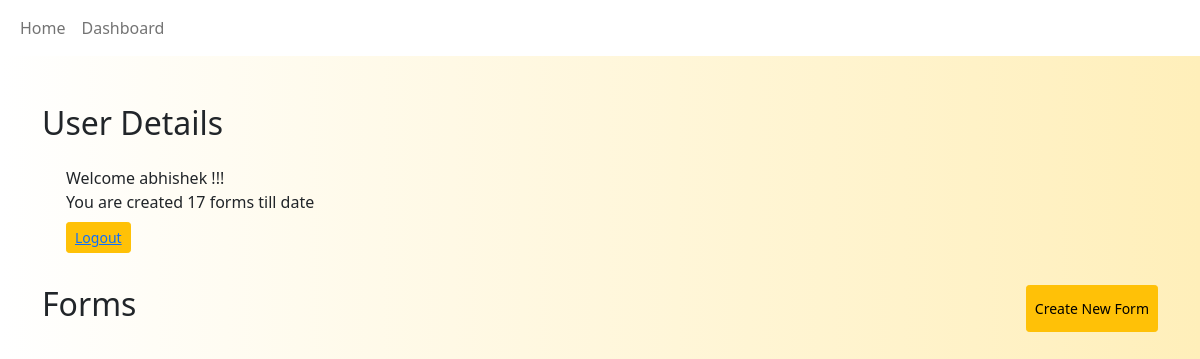
Page /dashboard/ (signed in) on the earlier database version.
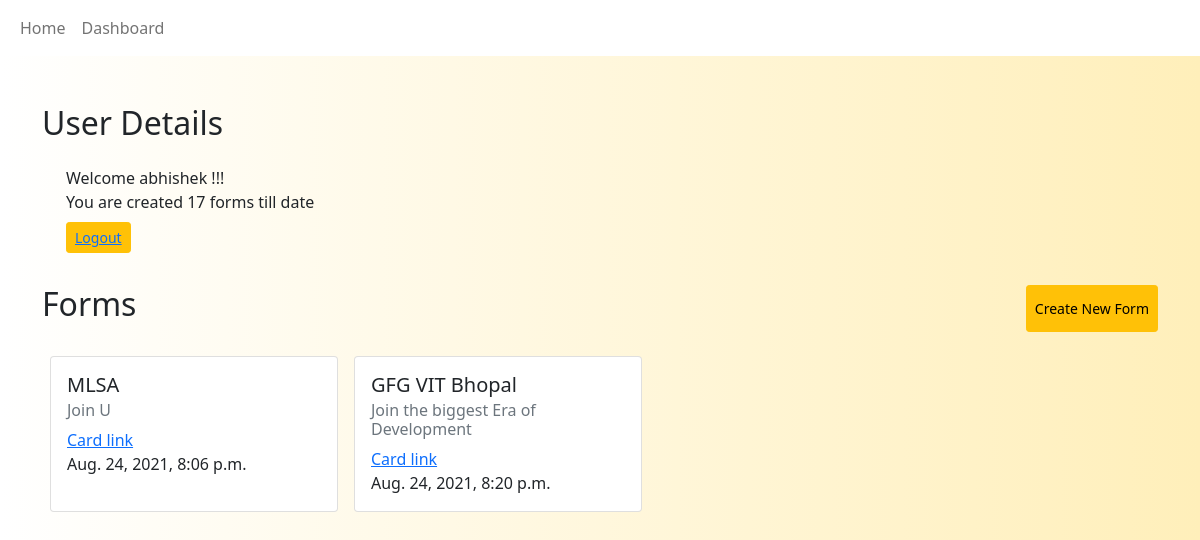
Same page on the later database version.
### forms/models.py (models this page shows, shortened)
class Form(models.Model):
    title = models.CharField(max_length=255)
    description = models.CharField(max_length=255)
    created_on = models.DateTimeField(auto_now_add=True)
    created_by = models.ForeignKey(to=User, on_delete=CASCADE, default=1)
    def __str__(self):
        return "%s" % self.title
    class Meta:
        ordering = ['created_on']

### forms/views.py (the view)
# urls.py: path('dashboard/', views.dashboard, name='dashboard'),
@login_required
def dashboard(request):
    User = get_user_model()
    u = User.objects.get(username=request.user.username)
    print("User Logged In :", u)
    formsCreated = Form.objects.filter(created_by=request.user)
    print(formsCreated)
    return render(request, "dashboard.html", {'formsCreated': formsCreated})

### templates/dashboard.html
{% extends 'base.html' %}
{% load socialaccount %}
{% load static %}
{% block content %}
<div class="my-5">
    <div class="user-data">
        <h2>User Details</h2>
        <div class="m-4">
            <p class="m-0">Welcome {{ user.username }} !!!</p>
            <p class="m-0">You are created 17 forms till date</p>
            <button class="btn btn-sm btn-warning my-2"><a href="{% url 'logout' %}">Logout</a></button>
        </div>
    </div>
    <div class="form-data">
        <div class="d-flex justify-content-between my-3">
            <h2>Forms</h2>
            <button class="btn btn-sm btn-warning">Create New Form</button>
        </div>
        <div class="form-box d-flex flex-row justify-content-start">
            {% for form in formsCreated %}
            <div class="card m-2" style="width: 18rem;">
                <div class="card-body">
                    <h5 class="card-title">{{ form.title }}</h5>
                    <h6 class="card-subtitle mb-2 text-muted">{{form.description}}</h6>
                    <a href='{% url 'formdetail' form.id %}' class="card-link">Card link</a>
                    <br>
                    <subtitle>{{ form.created_on }}<subtitle>
                </div>
            </div>
            {% endfor %}
        </div>
    </div>
</div>
{% endblock content %}

### templates/base.html (shortened to what this page needs)
{% load socialaccount %}
{% load static %}
<!DOCTYPE html>
<html lang="en">
<head>
    <link href="https://cdn.jsdelivr.net/npm/bootstrap@5.1.0/dist/css/bootstrap.min.css" rel="stylesheet">
    <link rel="stylesheet" type="text/css" href="{% static 'styles/global.css' %}">
</head>
<body>
    {% include 'navbar.html' %}
    <div class="container">
        {% block content %}
        {% endblock content %}
    </div>
</body>
</html>

### templates/navbar.html (shortened to what this page needs)
<header>
  <nav class="navbar navbar-expand-lg navbar-light bg-white">
    <div class="container-fluid">
      <div class="collapse navbar-collapse" id="navbarExample01">
        <ul class="navbar-nav me-auto mb-2 mb-lg-0">
          <li class="nav-item active">
            <a class="nav-link" aria-current="page" href="#">Home</a>
          </li>
          <li class="nav-item">
            <a class="nav-link" href="#">Dashboard</a>
          </li>
        </ul>
      </div>
    </div>
  </nav>
</header>

### static/styles/global.css (style rules this page uses)
* { padding: 0px; margin: 0px; box-sizing: border-box; }
body { background: #ffefba; background: -webkit-linear-gradient( to right, #ffffff, #ffefba ); background: linear-gradient( to right, #ffffff, #ffefba ); }

Differences in the rows shown:
added Form: title "MLSA", description "Join U", created_on "Aug. 24, 2021, 8:06 p.m."
added Form: title "GFG VIT Bhopal", description "Join the biggest Era of Development", created_on "Aug. 24, 2021, 8:20 p.m."
